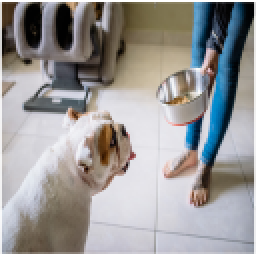
#> input picture Data/0-Test/input.png, 128 x 128 px (shown 2 times larger)
$ python resize.py
#> lines starting #> are read from the running program, lines starting #| are printed output that depends on the picture
import cv2

def resize(img, size):
    img = cv2.resize(img, size, interpolation=cv2.INTER_AREA)
    return img

if __name__ == '__main__':
    input_im = cv2.imread('input.png')
#> input_im is the input picture: shape (128, 128, 3); mean B, G, R 151, 151.5, 153.4
    seg_im = cv2.imread('seg.png')
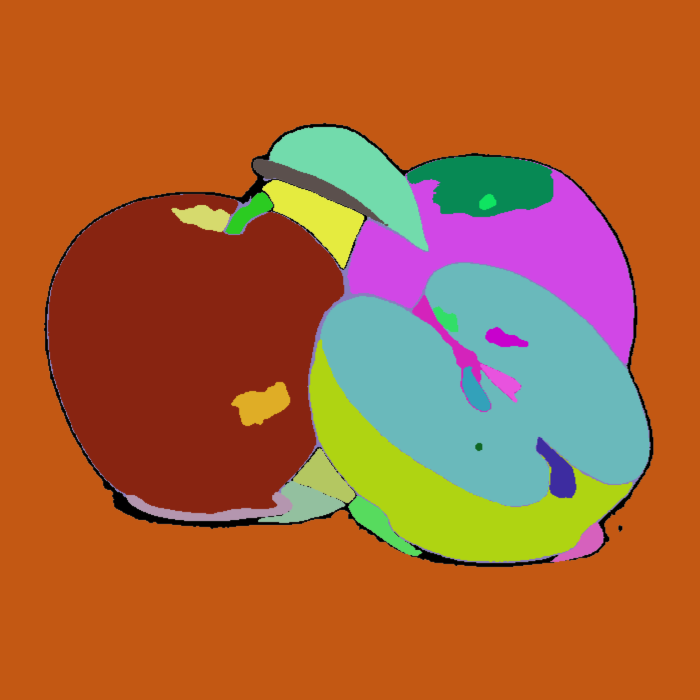
#> input picture Data/1-Apple-QuantBlurSAM/seg.png, 700 x 700 px, found by its file name
#> seg_im is the input picture: shape (700, 700, 3); mean B, G, R 53.5, 99.8, 169.4
    size = (128, 256)
    input_im = resize(input_im, size)
#> in resize, `img = cv2.resize(img, size, interpolation=cv2.INTER_AREA)`:
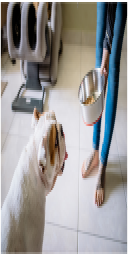
#> img: shape (256, 128, 3); mean of channels 0, 1, 2 151, 151.5, 153.4; drawn as B, G, R
    seg_im = resize(seg_im, size)
#> call 2 of resize, with size = (128, 256)
#> in resize (call 2), `img = cv2.resize(img, size, interpolation=cv2.INTER_AREA)`:
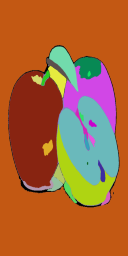
#> img: shape (256, 128, 3); mean of channels 0, 1, 2 53.5, 99.8, 169.4; drawn as B, G, R
    cv2.imwrite('input.png', input_im)
    cv2.imwrite('seg.png', seg_im)
    import numpy as np
    mask_im = np.ones_like(input_im) * 255
    cv2.imwrite('mask.png', mask_im)
